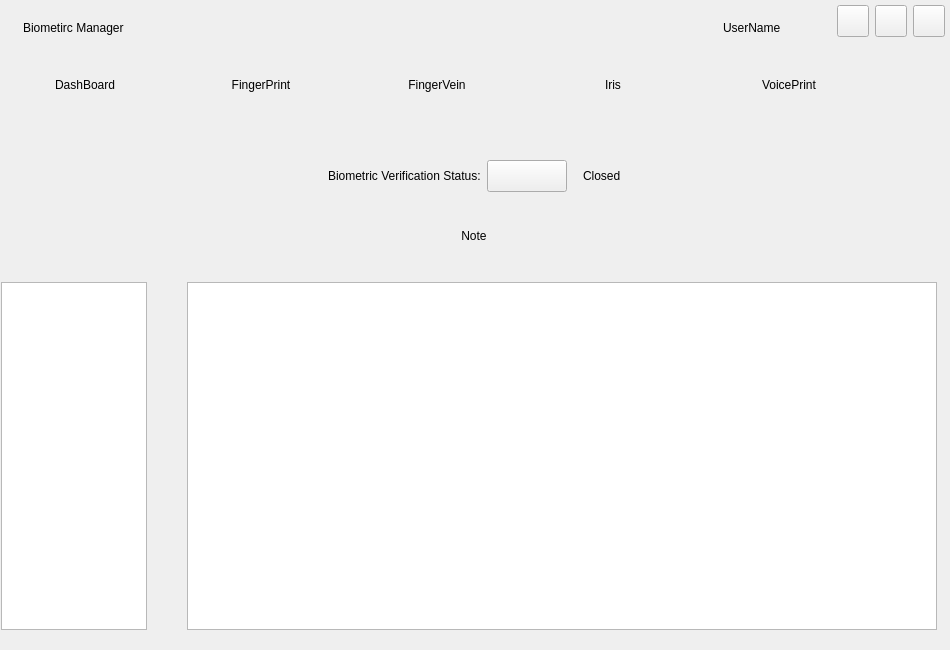
<?xml version="1.0" encoding="UTF-8"?>
<ui version="4.0">
 <class>MainWindow</class>
 <widget class="QWidget" name="MainWindow">
  <property name="geometry">
   <rect>
    <x>0</x>
    <y>0</y>
    <width>950</width>
    <height>650</height>
   </rect>
  </property>
  <property name="minimumSize">
   <size>
    <width>950</width>
    <height>650</height>
   </size>
  </property>
  <property name="maximumSize">
   <size>
    <width>950</width>
    <height>650</height>
   </size>
  </property>
  <property name="windowTitle">
   <string>BiometricManager</string>
  </property>
  <widget class="QWidget" name="widgetHeader" native="true">
   <property name="geometry">
    <rect>
     <x>0</x>
     <y>0</y>
     <width>950</width>
     <height>50</height>
    </rect>
   </property>
   <property name="styleSheet">
    <string notr="true"/>
   </property>
   <layout class="QHBoxLayout" name="horizontalLayout_2">
    <property name="leftMargin">
     <number>10</number>
    </property>
    <property name="topMargin">
     <number>5</number>
    </property>
    <property name="rightMargin">
     <number>5</number>
    </property>
    <item>
     <widget class="QLabel" name="lblLogo">
      <property name="text">
       <string/>
      </property>
     </widget>
    </item>
    <item>
     <widget class="QLabel" name="lblTitle">
      <property name="text">
       <string>Biometirc Manager</string>
      </property>
     </widget>
    </item>
    <item>
     <spacer name="horizontalSpacer">
      <property name="orientation">
       <enum>Qt::Horizontal</enum>
      </property>
      <property name="sizeHint" stdset="0">
       <size>
        <width>40</width>
        <height>20</height>
       </size>
      </property>
     </spacer>
    </item>
    <item>
     <widget class="QLabel" name="lblAvatar">
      <property name="text">
       <string/>
      </property>
     </widget>
    </item>
    <item>
     <widget class="QLabel" name="lblUserName">
      <property name="text">
       <string>UserName</string>
      </property>
     </widget>
    </item>
    <item>
     <spacer name="horizontalSpacer_9">
      <property name="orientation">
       <enum>Qt::Horizontal</enum>
      </property>
      <property name="sizeType">
       <enum>QSizePolicy::Fixed</enum>
      </property>
      <property name="sizeHint" stdset="0">
       <size>
        <width>50</width>
        <height>20</height>
       </size>
      </property>
     </spacer>
    </item>
    <item alignment="Qt::AlignTop">
     <widget class="QPushButton" name="btnMenu">
      <property name="minimumSize">
       <size>
        <width>32</width>
        <height>32</height>
       </size>
      </property>
      <property name="maximumSize">
       <size>
        <width>32</width>
        <height>32</height>
       </size>
      </property>
      <property name="styleSheet">
       <string notr="true"/>
      </property>
      <property name="text">
       <string/>
      </property>
     </widget>
    </item>
    <item alignment="Qt::AlignHCenter|Qt::AlignTop">
     <widget class="QPushButton" name="btnMin">
      <property name="minimumSize">
       <size>
        <width>32</width>
        <height>32</height>
       </size>
      </property>
      <property name="maximumSize">
       <size>
        <width>32</width>
        <height>32</height>
       </size>
      </property>
      <property name="styleSheet">
       <string notr="true"/>
      </property>
      <property name="text">
       <string/>
      </property>
     </widget>
    </item>
    <item alignment="Qt::AlignTop">
     <widget class="QPushButton" name="btnClose">
      <property name="minimumSize">
       <size>
        <width>32</width>
        <height>32</height>
       </size>
      </property>
      <property name="maximumSize">
       <size>
        <width>32</width>
        <height>32</height>
       </size>
      </property>
      <property name="styleSheet">
       <string notr="true"/>
      </property>
      <property name="text">
       <string/>
      </property>
     </widget>
    </item>
   </layout>
  </widget>
  <widget class="QWidget" name="widgetTab" native="true">
   <property name="geometry">
    <rect>
     <x>0</x>
     <y>50</y>
     <width>950</width>
     <height>70</height>
    </rect>
   </property>
   <property name="styleSheet">
    <string notr="true"/>
   </property>
   <layout class="QHBoxLayout" name="horizontalLayout_3">
    <property name="leftMargin">
     <number>0</number>
    </property>
    <item>
     <widget class="QPushButton" name="btnDashBoard">
      <property name="minimumSize">
       <size>
        <width>170</width>
        <height>70</height>
       </size>
      </property>
      <property name="styleSheet">
       <string notr="true"/>
      </property>
      <property name="text">
       <string>DashBoard</string>
      </property>
      <property name="flat">
       <bool>true</bool>
      </property>
     </widget>
    </item>
    <item>
     <widget class="QPushButton" name="btnFingerPrint">
      <property name="minimumSize">
       <size>
        <width>170</width>
        <height>70</height>
       </size>
      </property>
      <property name="styleSheet">
       <string notr="true"/>
      </property>
      <property name="text">
       <string>FingerPrint</string>
      </property>
      <property name="flat">
       <bool>true</bool>
      </property>
     </widget>
    </item>
    <item>
     <widget class="QPushButton" name="btnFingerVein">
      <property name="minimumSize">
       <size>
        <width>170</width>
        <height>70</height>
       </size>
      </property>
      <property name="styleSheet">
       <string notr="true"/>
      </property>
      <property name="text">
       <string>FingerVein</string>
      </property>
      <property name="flat">
       <bool>true</bool>
      </property>
     </widget>
    </item>
    <item>
     <widget class="QPushButton" name="btnIris">
      <property name="minimumSize">
       <size>
        <width>170</width>
        <height>70</height>
       </size>
      </property>
      <property name="styleSheet">
       <string notr="true"/>
      </property>
      <property name="text">
       <string>Iris</string>
      </property>
      <property name="flat">
       <bool>true</bool>
      </property>
     </widget>
    </item>
    <item>
     <widget class="QPushButton" name="btnVoicePrint">
      <property name="minimumSize">
       <size>
        <width>170</width>
        <height>70</height>
       </size>
      </property>
      <property name="styleSheet">
       <string notr="true"/>
      </property>
      <property name="text">
       <string>VoicePrint</string>
      </property>
      <property name="flat">
       <bool>true</bool>
      </property>
     </widget>
    </item>
    <item>
     <spacer name="horizontalSpacer_3">
      <property name="orientation">
       <enum>Qt::Horizontal</enum>
      </property>
      <property name="sizeHint" stdset="0">
       <size>
        <width>40</width>
        <height>20</height>
       </size>
      </property>
     </spacer>
    </item>
   </layout>
  </widget>
  <widget class="QStackedWidget" name="stackedWidgetMain">
   <property name="geometry">
    <rect>
     <x>1</x>
     <y>120</y>
     <width>948</width>
     <height>528</height>
    </rect>
   </property>
   <property name="styleSheet">
    <string notr="true"/>
   </property>
   <property name="currentIndex">
    <number>0</number>
   </property>
   <widget class="QWidget" name="pageDashBoard">
    <layout class="QVBoxLayout" name="verticalLayout_5">
     <property name="spacing">
      <number>0</number>
     </property>
     <property name="leftMargin">
      <number>0</number>
     </property>
     <property name="topMargin">
      <number>0</number>
     </property>
     <property name="rightMargin">
      <number>2</number>
     </property>
     <property name="bottomMargin">
      <number>9</number>
     </property>
     <item>
      <widget class="QWidget" name="widgetNote" native="true">
       <property name="minimumSize">
        <size>
         <width>0</width>
         <height>142</height>
        </size>
       </property>
       <property name="maximumSize">
        <size>
         <width>16777215</width>
         <height>142</height>
        </size>
       </property>
       <property name="styleSheet">
        <string notr="true"/>
       </property>
       <layout class="QVBoxLayout" name="verticalLayout_2">
        <property name="bottomMargin">
         <number>0</number>
        </property>
        <item>
         <spacer name="verticalSpacer">
          <property name="orientation">
           <enum>Qt::Vertical</enum>
          </property>
          <property name="sizeType">
           <enum>QSizePolicy::Fixed</enum>
          </property>
          <property name="sizeHint" stdset="0">
           <size>
            <width>20</width>
            <height>30</height>
           </size>
          </property>
         </spacer>
        </item>
        <item>
         <layout class="QHBoxLayout" name="hLayoutBioStatus">
          <property name="leftMargin">
           <number>9</number>
          </property>
          <property name="rightMargin">
           <number>9</number>
          </property>
          <item>
           <spacer name="horizontalSpacer_4">
            <property name="orientation">
             <enum>Qt::Horizontal</enum>
            </property>
            <property name="sizeHint" stdset="0">
             <size>
              <width>40</width>
              <height>20</height>
             </size>
            </property>
           </spacer>
          </item>
          <item>
           <widget class="QLabel" name="lblStatusText">
            <property name="styleSheet">
             <string notr="true"/>
            </property>
            <property name="text">
             <string>Biometric Verification Status:</string>
            </property>
           </widget>
          </item>
          <item>
           <widget class="QPushButton" name="btnStatus">
            <property name="minimumSize">
             <size>
              <width>80</width>
              <height>32</height>
             </size>
            </property>
            <property name="maximumSize">
             <size>
              <width>80</width>
              <height>32</height>
             </size>
            </property>
            <property name="text">
             <string/>
            </property>
           </widget>
          </item>
          <item>
           <spacer name="horizontalSpacer_8">
            <property name="orientation">
             <enum>Qt::Horizontal</enum>
            </property>
            <property name="sizeType">
             <enum>QSizePolicy::Fixed</enum>
            </property>
            <property name="sizeHint" stdset="0">
             <size>
              <width>10</width>
              <height>20</height>
             </size>
            </property>
           </spacer>
          </item>
          <item>
           <widget class="QLabel" name="lblStatus">
            <property name="styleSheet">
             <string notr="true"/>
            </property>
            <property name="text">
             <string>Closed</string>
            </property>
           </widget>
          </item>
          <item>
           <spacer name="horizontalSpacer_7">
            <property name="orientation">
             <enum>Qt::Horizontal</enum>
            </property>
            <property name="sizeHint" stdset="0">
             <size>
              <width>40</width>
              <height>20</height>
             </size>
            </property>
           </spacer>
          </item>
         </layout>
        </item>
        <item>
         <spacer name="verticalSpacer_2">
          <property name="orientation">
           <enum>Qt::Vertical</enum>
          </property>
          <property name="sizeType">
           <enum>QSizePolicy::Fixed</enum>
          </property>
          <property name="sizeHint" stdset="0">
           <size>
            <width>10</width>
            <height>20</height>
           </size>
          </property>
         </spacer>
        </item>
        <item>
         <widget class="QLabel" name="lblNote">
          <property name="minimumSize">
           <size>
            <width>0</width>
            <height>20</height>
           </size>
          </property>
          <property name="styleSheet">
           <string notr="true"/>
          </property>
          <property name="text">
           <string>Note</string>
          </property>
          <property name="alignment">
           <set>Qt::AlignCenter</set>
          </property>
         </widget>
        </item>
        <item>
         <spacer name="verticalSpacer_3">
          <property name="orientation">
           <enum>Qt::Vertical</enum>
          </property>
          <property name="sizeType">
           <enum>QSizePolicy::Fixed</enum>
          </property>
          <property name="sizeHint" stdset="0">
           <size>
            <width>10</width>
            <height>10</height>
           </size>
          </property>
         </spacer>
        </item>
       </layout>
      </widget>
     </item>
     <item>
      <widget class="QWidget" name="widgetDevices" native="true">
       <layout class="QHBoxLayout" name="horizontalLayout_5">
        <property name="spacing">
         <number>0</number>
        </property>
        <property name="leftMargin">
         <number>0</number>
        </property>
        <property name="topMargin">
         <number>0</number>
        </property>
        <property name="rightMargin">
         <number>10</number>
        </property>
        <property name="bottomMargin">
         <number>9</number>
        </property>
        <item>
         <layout class="QVBoxLayout" name="verticalLayout">
          <property name="spacing">
           <number>0</number>
          </property>
          <item>
           <spacer name="verticalSpacer_4">
            <property name="orientation">
             <enum>Qt::Vertical</enum>
            </property>
            <property name="sizeType">
             <enum>QSizePolicy::Fixed</enum>
            </property>
            <property name="sizeHint" stdset="0">
             <size>
              <width>20</width>
              <height>20</height>
             </size>
            </property>
           </spacer>
          </item>
          <item>
           <widget class="QListWidget" name="listWidgetDevicesType">
            <property name="minimumSize">
             <size>
              <width>146</width>
              <height>0</height>
             </size>
            </property>
            <property name="maximumSize">
             <size>
              <width>146</width>
              <height>16777215</height>
             </size>
            </property>
           </widget>
          </item>
         </layout>
        </item>
        <item>
         <spacer name="horizontalSpacer_6">
          <property name="orientation">
           <enum>Qt::Horizontal</enum>
          </property>
          <property name="sizeType">
           <enum>QSizePolicy::Expanding</enum>
          </property>
          <property name="sizeHint" stdset="0">
           <size>
            <width>30</width>
            <height>20</height>
           </size>
          </property>
         </spacer>
        </item>
        <item>
         <layout class="QVBoxLayout" name="verticalLayout_3">
          <property name="topMargin">
           <number>20</number>
          </property>
          <item>
           <widget class="QTableWidget" name="tableWidgetDevices">
            <property name="minimumSize">
             <size>
              <width>750</width>
              <height>0</height>
             </size>
            </property>
            <property name="maximumSize">
             <size>
              <width>750</width>
              <height>16777215</height>
             </size>
            </property>
            <property name="horizontalScrollBarPolicy">
             <enum>Qt::ScrollBarAlwaysOff</enum>
            </property>
            <property name="editTriggers">
             <set>QAbstractItemView::NoEditTriggers</set>
            </property>
            <property name="selectionMode">
             <enum>QAbstractItemView::NoSelection</enum>
            </property>
            <property name="selectionBehavior">
             <enum>QAbstractItemView::SelectItems</enum>
            </property>
            <property name="showGrid">
             <bool>false</bool>
            </property>
            <property name="columnCount">
             <number>0</number>
            </property>
            <attribute name="horizontalHeaderDefaultSectionSize">
             <number>175</number>
            </attribute>
            <attribute name="horizontalHeaderMinimumSectionSize">
             <number>175</number>
            </attribute>
            <attribute name="verticalHeaderVisible">
             <bool>false</bool>
            </attribute>
            <attribute name="verticalHeaderDefaultSectionSize">
             <number>36</number>
            </attribute>
            <attribute name="verticalHeaderMinimumSectionSize">
             <number>36</number>
            </attribute>
           </widget>
          </item>
         </layout>
        </item>
       </layout>
      </widget>
     </item>
    </layout>
   </widget>
   <widget class="QWidget" name="pageFingerPrint">
    <layout class="QHBoxLayout" name="horizontalLayout_6">
     <property name="leftMargin">
      <number>0</number>
     </property>
     <property name="bottomMargin">
      <number>0</number>
     </property>
     <item>
      <widget class="QListWidget" name="listWidgetFingerPrint">
       <property name="minimumSize">
        <size>
         <width>160</width>
         <height>0</height>
        </size>
       </property>
       <property name="maximumSize">
        <size>
         <width>160</width>
         <height>16777215</height>
        </size>
       </property>
      </widget>
     </item>
     <item>
      <widget class="QLabel" name="lblNoDeviceFingerPrint">
       <property name="text">
        <string>Driver Not Found</string>
       </property>
       <property name="alignment">
        <set>Qt::AlignCenter</set>
       </property>
      </widget>
     </item>
     <item>
      <widget class="QStackedWidget" name="stackedWidgetFingerPrint"/>
     </item>
    </layout>
   </widget>
   <widget class="QWidget" name="pageFingerVein">
    <layout class="QHBoxLayout" name="horizontalLayout_7">
     <property name="leftMargin">
      <number>0</number>
     </property>
     <property name="bottomMargin">
      <number>0</number>
     </property>
     <item>
      <widget class="QListWidget" name="listWidgetFingerVein">
       <property name="minimumSize">
        <size>
         <width>160</width>
         <height>0</height>
        </size>
       </property>
       <property name="maximumSize">
        <size>
         <width>160</width>
         <height>16777215</height>
        </size>
       </property>
      </widget>
     </item>
     <item>
      <widget class="QLabel" name="lblNoDeviceFingerVein">
       <property name="text">
        <string>Driver Not Found</string>
       </property>
       <property name="alignment">
        <set>Qt::AlignCenter</set>
       </property>
      </widget>
     </item>
     <item>
      <widget class="QStackedWidget" name="stackedWidgetFingerVein"/>
     </item>
    </layout>
   </widget>
   <widget class="QWidget" name="pageIris">
    <layout class="QHBoxLayout" name="horizontalLayout_9">
     <property name="leftMargin">
      <number>0</number>
     </property>
     <property name="bottomMargin">
      <number>0</number>
     </property>
     <item alignment="Qt::AlignLeft">
      <widget class="QListWidget" name="listWidgetIris">
       <property name="minimumSize">
        <size>
         <width>160</width>
         <height>0</height>
        </size>
       </property>
       <property name="maximumSize">
        <size>
         <width>160</width>
         <height>16777215</height>
        </size>
       </property>
      </widget>
     </item>
     <item>
      <widget class="QLabel" name="lblNoDeviceIris">
       <property name="minimumSize">
        <size>
         <width>160</width>
         <height>0</height>
        </size>
       </property>
       <property name="maximumSize">
        <size>
         <width>160</width>
         <height>16777215</height>
        </size>
       </property>
       <property name="text">
        <string>Driver Not Found</string>
       </property>
       <property name="alignment">
        <set>Qt::AlignCenter</set>
       </property>
      </widget>
     </item>
     <item>
      <widget class="QStackedWidget" name="stackedWidgetIris"/>
     </item>
    </layout>
   </widget>
   <widget class="QWidget" name="pageVoicePrint">
    <layout class="QHBoxLayout" name="horizontalLayout_4">
     <property name="leftMargin">
      <number>0</number>
     </property>
     <property name="bottomMargin">
      <number>0</number>
     </property>
     <item>
      <widget class="QListWidget" name="listWidgetVoicePrint">
       <property name="minimumSize">
        <size>
         <width>160</width>
         <height>0</height>
        </size>
       </property>
       <property name="maximumSize">
        <size>
         <width>160</width>
         <height>16777215</height>
        </size>
       </property>
      </widget>
     </item>
     <item>
      <widget class="QLabel" name="lblNoDeviceVoicePrint">
       <property name="text">
        <string>Driver Not Found</string>
       </property>
       <property name="alignment">
        <set>Qt::AlignCenter</set>
       </property>
      </widget>
     </item>
     <item>
      <widget class="QStackedWidget" name="stackedWidgetVoicePrint"/>
     </item>
    </layout>
   </widget>
  </widget>
 </widget>
 <resources/>
 <connections/>
</ui>
